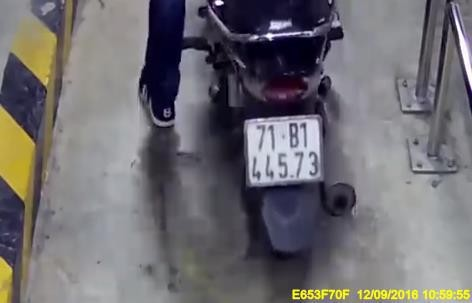
#> input picture app/integration_test/assets/car_with_plate.jpg, 472 x 303 px
$ python make_test_poster.py ../app/integration_test/assets/car_with_plate.jpg ../app/integration_test/assets/plate.png
#> lines starting #> are read from the running program, lines starting #| are printed output that depends on the picture
"""Builds the emulator's virtual-camera poster for testing the live plate view.

The Android emulator's virtual scene shows a room with a poster wall. Replacing
`poster.png` (and moving the poster in front of the camera in
`Toren1BD.posters`: position 0.3 0.1 -2.2, rotation 0 0 0) puts a plate in the
live preview. This composites a SYNTHETIC Indian-format plate ("KA 13 LV 3970",
the number registered in the demo account) onto a real motorbike photo from the
test split, so the whole chain can be tried without a phone:
live frame → our detector → tap → still photo → crop → ML Kit → lookup.

    python3 make_test_poster.py <test-photo.jpg> <out poster.png>
"""
import glob
import sys

from PIL import Image, ImageDraw, ImageFont

src, out = sys.argv[1], sys.argv[2]
im = Image.open(src).convert("RGB")
#> im is the input picture: PIL image 472x303 RGB; mean R, G, B 111.6, 109.1, 113.2
crop = im.crop((110, 30, 430, 270)).resize((1024, 768), Image.LANCZOS)
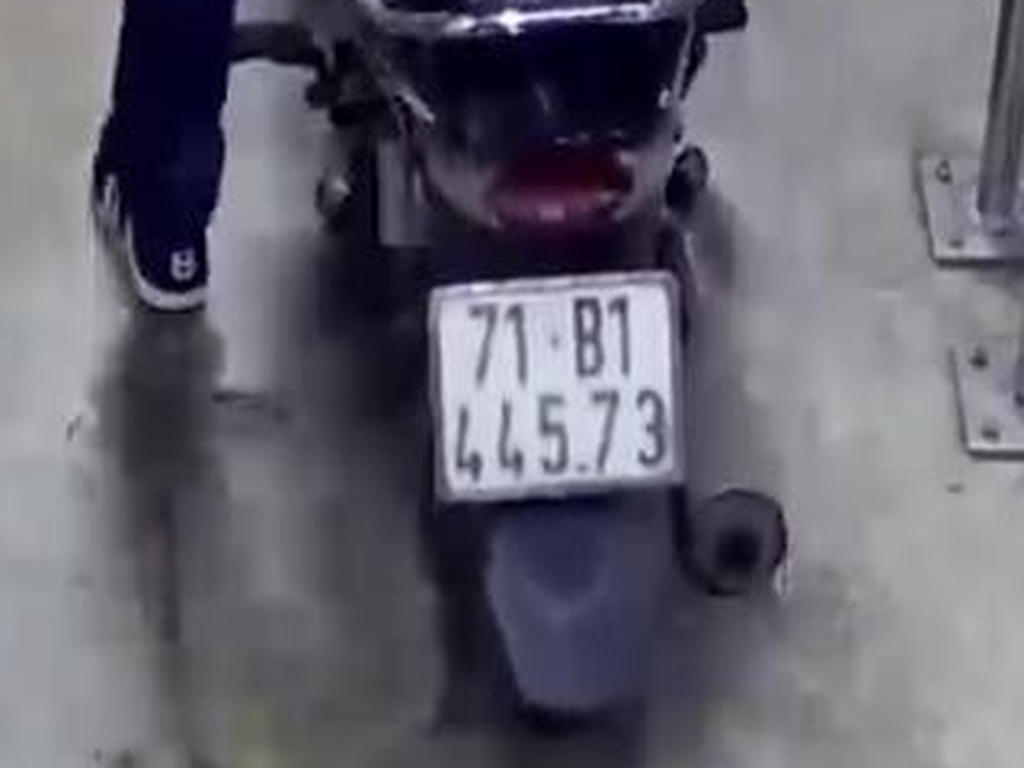
#> crop: PIL image 1024x768 RGB; mean R, G, B 101.1, 99.4, 110.6
d = ImageDraw.Draw(crop)
x0, y0, x1, y1 = [int(v) for v in ((233 - 110) * 3.2, (106 - 30) * 3.2, (331 - 110) * 3.2, (193 - 30) * 3.2)]
d.rounded_rectangle([x0, y0, x1, y1], radius=12, fill=(248, 248, 244), outline=(20, 20, 20), width=5)
font = glob.glob("/usr/share/fonts/truetype/liberation/LiberationSans-Bold.ttf")[0]
pw, ph = x1 - x0, y1 - y0


def fit(text, maxw, start):
#> called with text = 'KA 13 LV', maxw = 251.2, start = 111
    s = start
    while ImageFont.truetype(font, s).getlength(text) > maxw:
        s -= 2
    return ImageFont.truetype(font, s)


d.text(((x0 + x1) // 2, y0 + ph * 0.30), "KA 13 LV", fill=(15, 15, 15), font=fit("KA 13 LV", pw * 0.8, int(ph * 0.4)), anchor="mm")
d.text(((x0 + x1) // 2, y0 + ph * 0.72), "3970", fill=(15, 15, 15), font=fit("3970", pw * 0.8, int(ph * 0.45)), anchor="mm")
sq = Image.new("RGB", (1024, 1024), (255, 255, 255))
#> sq: PIL image 1024x1024 RGB; every value is 255
sq.paste(crop, (0, 128))
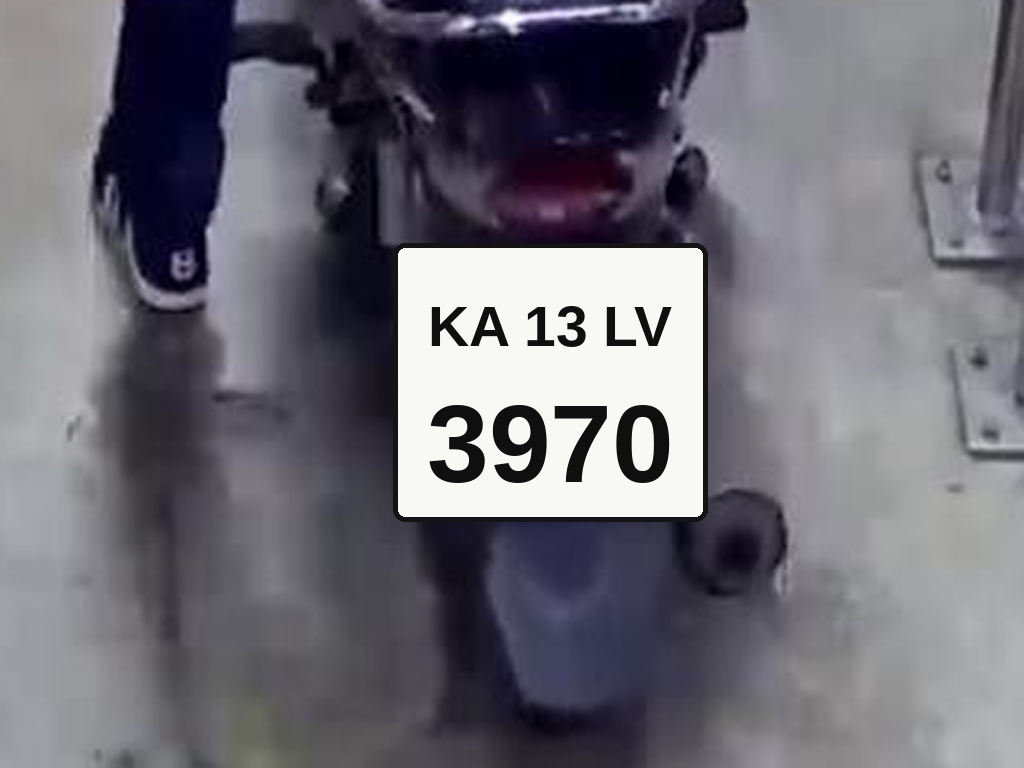
#> crop: PIL image 1024x768 RGB; mean R, G, B 110.3, 108.7, 117.6
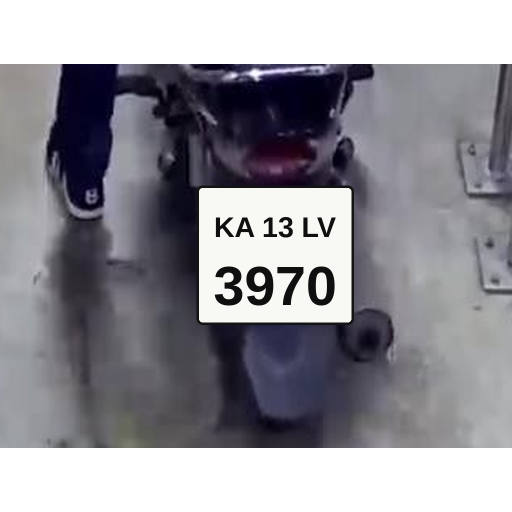
#> sq: PIL image 1024x1024 RGB (shown at 1/2 size); mean R, G, B 146.5, 145.3, 152
sq.save(out)
